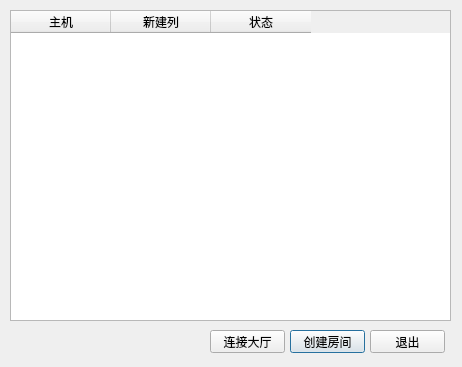
<?xml version="1.0" encoding="UTF-8"?>
<ui version="4.0">
 <class>ServerStatus</class>
 <widget class="QDialog" name="ServerStatus">
  <property name="geometry">
   <rect>
    <x>0</x>
    <y>0</y>
    <width>462</width>
    <height>367</height>
   </rect>
  </property>
  <property name="windowTitle">
   <string>Dialog</string>
  </property>
  <widget class="QTableWidget" name="tbw_lobby_info">
   <property name="geometry">
    <rect>
     <x>10</x>
     <y>10</y>
     <width>441</width>
     <height>311</height>
    </rect>
   </property>
   <column>
    <property name="text">
     <string>主机</string>
    </property>
   </column>
   <column>
    <property name="text">
     <string>新建列</string>
    </property>
   </column>
   <column>
    <property name="text">
     <string>状态</string>
    </property>
   </column>
  </widget>
  <widget class="QPushButton" name="btn_create_room">
   <property name="geometry">
    <rect>
     <x>290</x>
     <y>330</y>
     <width>75</width>
     <height>23</height>
    </rect>
   </property>
   <property name="text">
    <string>创建房间</string>
   </property>
  </widget>
  <widget class="QPushButton" name="btn_quit_lobby">
   <property name="geometry">
    <rect>
     <x>370</x>
     <y>330</y>
     <width>75</width>
     <height>23</height>
    </rect>
   </property>
   <property name="text">
    <string>退出</string>
   </property>
  </widget>
  <widget class="QPushButton" name="btn_login_server">
   <property name="geometry">
    <rect>
     <x>210</x>
     <y>330</y>
     <width>75</width>
     <height>23</height>
    </rect>
   </property>
   <property name="text">
    <string>连接大厅</string>
   </property>
  </widget>
 </widget>
 <resources/>
 <connections/>
</ui>
